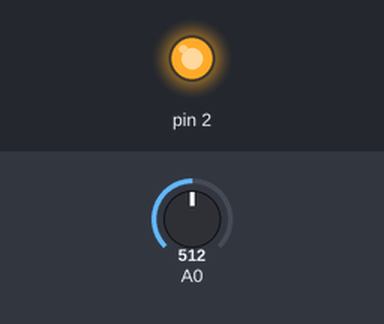
The sketch below on a simulated Arduino Uno, built with avr-gcc and run on an emulated ATmega328P. On the bench: output pins drawn as LEDs (lit = HIGH). The inputs (shaded band) are chosen by the test bench; at power-on: A0 = 512.

Above: at 1.2 s.
1.3 s: A0 set to 501
At 2.5 s:
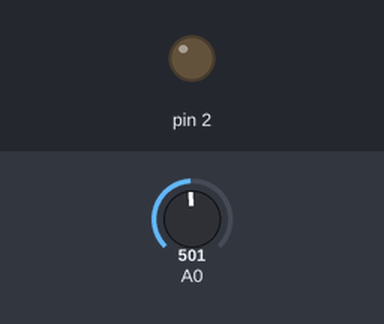
2.8 s: A0 set to 716
At 3.9 s:
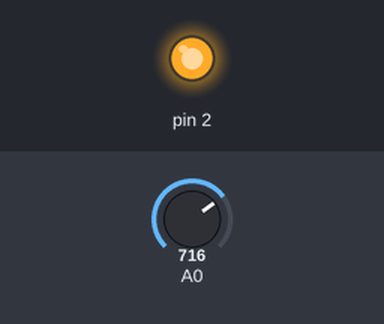
4.3 s: A0 set to 511
At 5.0 s:
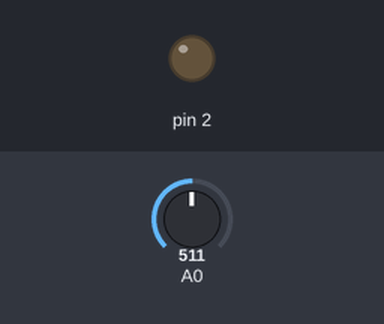
Timing chart, 0 to 7.3 s (numbered marks = the images above; inputs shaded):
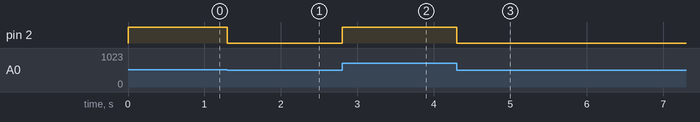

The sketch:

led_con_potenciometro.ino
```cpp
int pot;

void setup() {
pinMode (2, OUTPUT);
pinMode (A0, INPUT);
}

void loop() {
pot = analogRead (A0)/4;
analogWrite (2, pot);

}
```

Measured:
- the behaviour switches between 512 and 511 on A0 (found by bisection; images 0 and 1)
- after the input at 1.3 s, pin 2: HIGH → LOW at once
- after the input at 2.8 s, pin 2: LOW → HIGH at once
- after the input at 4.3 s, pin 2: HIGH → LOW at once
